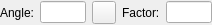
<?xml version="1.0" encoding="UTF-8"?>
<ui version="4.0">
 <class>Ui_LibraryInsertOptions</class>
 <widget class="QWidget" name="Ui_LibraryInsertOptions">
  <property name="geometry">
   <rect>
    <x>0</x>
    <y>0</y>
    <width>212</width>
    <height>24</height>
   </rect>
  </property>
  <property name="sizePolicy">
   <sizepolicy hsizetype="Preferred" vsizetype="Preferred">
    <horstretch>0</horstretch>
    <verstretch>0</verstretch>
   </sizepolicy>
  </property>
  <property name="minimumSize">
   <size>
    <width>0</width>
    <height>0</height>
   </size>
  </property>
  <property name="maximumSize">
   <size>
    <width>212</width>
    <height>24</height>
   </size>
  </property>
  <property name="windowTitle">
   <string>Library Insert Options</string>
  </property>
  <property name="toolTip">
   <string/>
  </property>
  <layout class="QGridLayout" name="gridLayout">
   <property name="leftMargin">
    <number>0</number>
   </property>
   <property name="topMargin">
    <number>1</number>
   </property>
   <property name="rightMargin">
    <number>0</number>
   </property>
   <property name="bottomMargin">
    <number>1</number>
   </property>
   <item row="0" column="3">
    <widget class="QLabel" name="lFactor">
     <property name="sizePolicy">
      <sizepolicy hsizetype="Preferred" vsizetype="Preferred">
       <horstretch>0</horstretch>
       <verstretch>0</verstretch>
      </sizepolicy>
     </property>
     <property name="text">
      <string>Factor:</string>
     </property>
     <property name="wordWrap">
      <bool>false</bool>
     </property>
    </widget>
   </item>
   <item row="0" column="4">
    <widget class="QLineEdit" name="leFactor">
     <property name="sizePolicy">
      <sizepolicy hsizetype="Preferred" vsizetype="Fixed">
       <horstretch>0</horstretch>
       <verstretch>0</verstretch>
      </sizepolicy>
     </property>
     <property name="toolTip">
      <string>Scale Factor</string>
     </property>
    </widget>
   </item>
   <item row="0" column="0">
    <widget class="QLabel" name="lAngle">
     <property name="sizePolicy">
      <sizepolicy hsizetype="Preferred" vsizetype="Preferred">
       <horstretch>0</horstretch>
       <verstretch>0</verstretch>
      </sizepolicy>
     </property>
     <property name="text">
      <string>Angle:</string>
     </property>
     <property name="wordWrap">
      <bool>false</bool>
     </property>
    </widget>
   </item>
   <item row="0" column="1">
    <widget class="QLineEdit" name="leAngle">
     <property name="sizePolicy">
      <sizepolicy hsizetype="Preferred" vsizetype="Fixed">
       <horstretch>0</horstretch>
       <verstretch>0</verstretch>
      </sizepolicy>
     </property>
     <property name="toolTip">
      <string>Rotation Angle</string>
     </property>
    </widget>
   </item>
   <item row="0" column="2">
    <widget class="QToolButton" name="tbPickAngle">
     <property name="toolTip">
      <string>Pick angle from drawing</string>
     </property>
     <property name="text">
      <string/>
     </property>
     <property name="icon">
      <iconset resource="../../../../res/icons/icons.qrc">
       <normaloff>:/icons/interactive_pick_angle.lci</normaloff>:/icons/interactive_pick_angle.lci</iconset>
     </property>
    </widget>
   </item>
  </layout>
 </widget>
 <layoutdefault spacing="6" margin="11"/>
 <resources>
  <include location="../../../../res/icons/icons.qrc"/>
 </resources>
 <connections/>
 <slots>
  <slot>updateData()</slot>
 </slots>
</ui>
